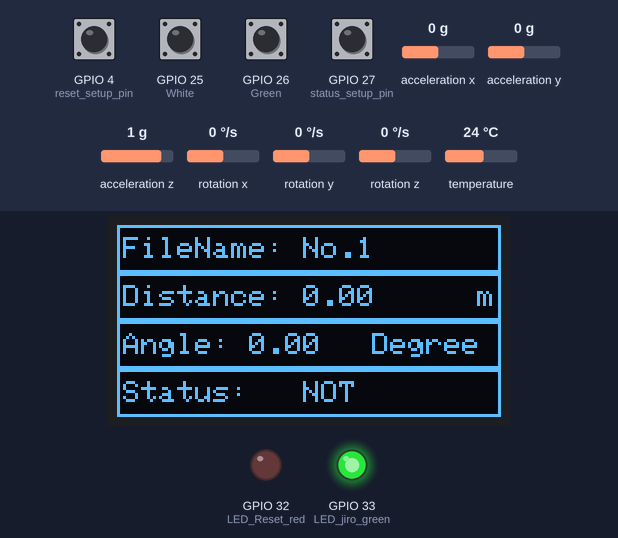
This sketch was run on a simulated ESP32. On the bench: 128×64 one-colour display, output pins drawn as LEDs (lit = HIGH). Inputs (shaded band) come from the test bench; at power-on: GPIO 4 (reset_setup_pin), GPIO 25 (White), GPIO 26 (Green), GPIO 27 (status_setup_pin) HIGH, acceleration x 0 g, acceleration y 0 g, acceleration z 1 g, rotation y 0 °/s, rotation x 0 °/s, rotation z 0 °/s, temperature 24 °C. Nothing arrives over Bluetooth unless stated; what the sketch prints to the serial monitor is not drawn.

Above: at 1.2 s.
1.3 s: acceleration x set to -1.4 g
At 1.6 s:
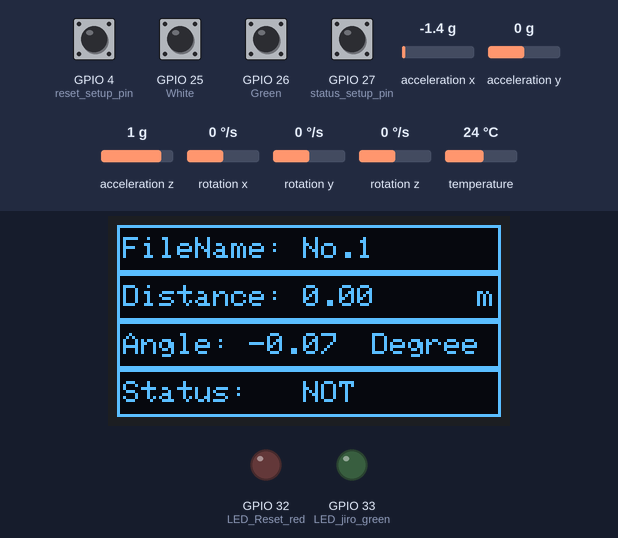
3.2 s: GPIO 4 (reset_setup_pin) pulled LOW for 0.15 s
At 3.56 s:
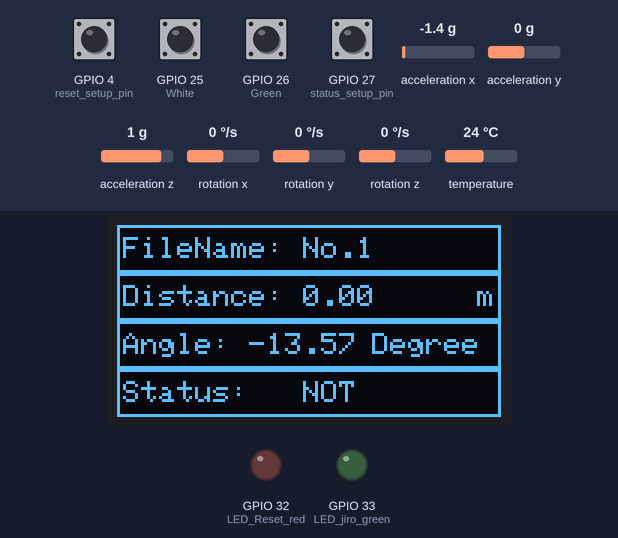
3.9 s: acceleration y set to -1.4 g
At 4.22 s:
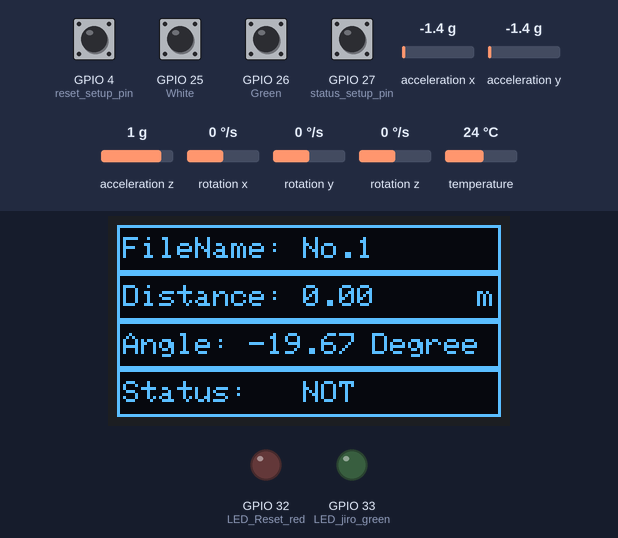
5.6 s: acceleration z set to 0 g
At 7.75 s:
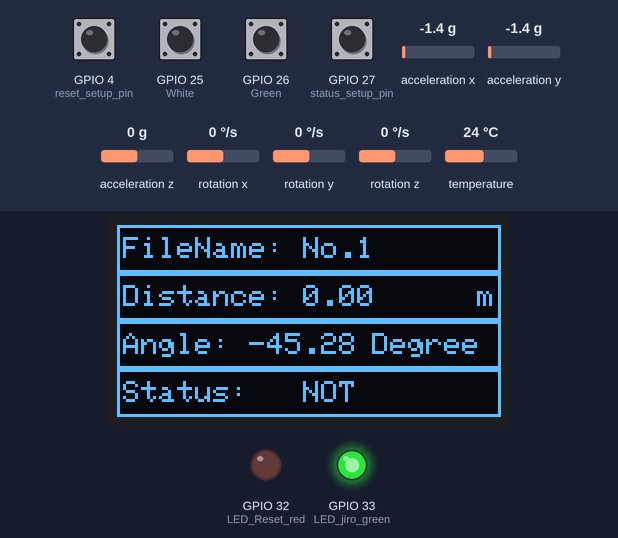
8.6 s: GPIO 4 (reset_setup_pin) pulled LOW for 1 s
At 10.05 s:
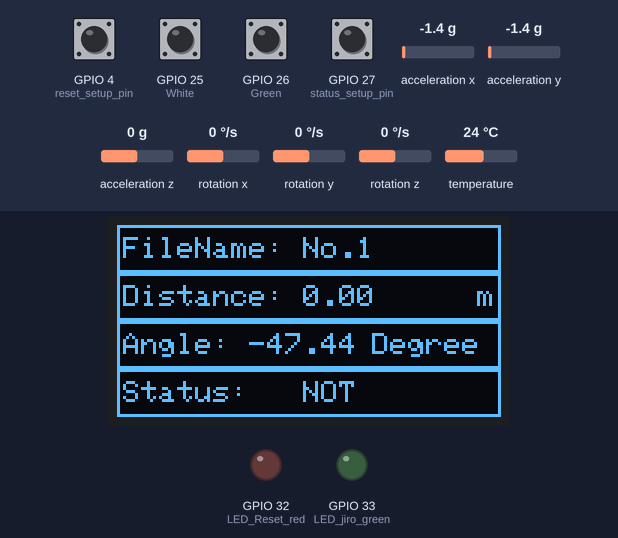
10.2 s: rotation y set to -192 °/s
At 10.26 s:
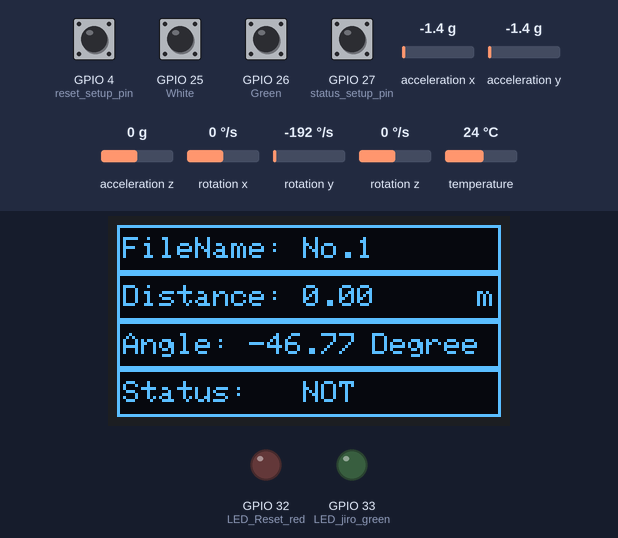
Timing chart, 0 to 12.9 s (numbered marks = the images above; inputs shaded):
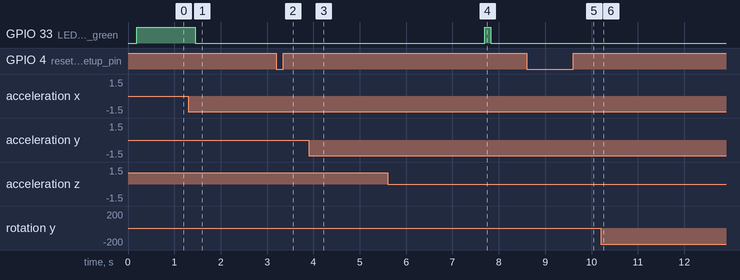

The sketch:

ver1_2_Main_Project.ino
```cpp
//OLED
#include <SPI.h>
#include <Adafruit_GFX.h>
#include <Adafruit_SSD1306.h>

//MPU6050 with Kalman Filter
#include <Wire.h>
#include <Kalman.h>
#include <MPU6050.h>
#define RESTRICT_PITCH  // Comment out to restrict roll to ±90deg instead

//bluetooth
#include "BluetoothSerial.h"

#define SCREEN_WIDTH 128  // OLED display width, in pixels
#define SCREEN_HEIGHT 64  // OLED display height, in pixels

// Declaration for SSD1306 display connected using software SPI (default case):
#define OLED_CLK 18
#define OLED_MOSI 23
#define OLED_RESET 16
#define OLED_DC 17
#define OLED_CS 5

volatile signed int temp, counter = 0;  //ตัวแปล Encoder function
const float pi = 3.141592;              //pi
volatile bool status = false;           //กำหนดสถานะเริ่มต้น statup defalse = false
volatile bool reset = false;            //กำหนดสถานะเริ่มต้น reset defalse = false
volatile bool button_status = true;     //status setup function defalse = true
volatile bool button_reset = true;      //reset setup function defalse = true

//ตัวแปลส่งค่า sd card
volatile int SD_No = 1;
volatile float SD_Distance;
volatile float SD_Angle;
volatile float Old_Distance = -9999.00;  //ส่งออกค่าแบบไม่ซ้ำ

//ตัวแปร mpu6050
double accX, accY, accZ;
double gyroX, gyroY, gyroZ;
int16_t tempRaw;
uint32_t timer;
double gyroXangle, gyroYangle;  // Angle calculate using the gyro only
double compAngleX, compAngleY;  // Calculated angle using a complementary filter
double kalAngleX, kalAngleY;    // Calculated angle using a Kalman filter

//function หาค่าเฉลี่ย
const int numReadings = 50;  // จำนวนการอ่านค่าเพื่อหาค่าเฉลี่ย
float readings[numReadings];  // อาร์เรย์สำหรับเก็บค่าที่อ่านได้
int readIndex = 0;            // ดัชนีสำหรับการอ่านค่า
float total = 0;              // ผลรวมของค่าที่อ่านได้
float average = 0;            // ค่าเฉลี่ย
float kalAngleY_average;

// สร้างออบเจ็กต์ OLED
Adafruit_SSD1306 display(SCREEN_WIDTH, SCREEN_HEIGHT, OLED_MOSI, OLED_CLK, OLED_DC, OLED_RESET, OLED_CS);  //OlED

// สร้าง object mpu6050 and Kalman Filter
MPU6050 mpu;
Kalman kalmanX;
Kalman kalmanY;

// สร้างออบเจ็กต์ BluetoothSerial
BluetoothSerial SerialBT;

void setup() {
  Serial.begin(115200);

  display.begin(SSD1306_SWITCHCAPVCC);
  display.clearDisplay();
  display.display();
  display.setTextSize(1);              //ขนาดตัวอักษร
  display.setTextColor(WHITE, BLACK);  //สีจอแสดงผล

  pinMode(27, INPUT_PULLUP);  //status setup pin
  pinMode(4, INPUT_PULLUP);   //reset setup pin
  pinMode( 32, OUTPUT);       //LED Reset red
  pinMode( 33, OUTPUT);       //LED jiro green
  D_print_NOT();              //status setup pin
  encoder_setup();            //Rotary Encoder Setup Function

  // เริ่มต้นการเชื่อมต่อ Bluetooth
  SerialBT.begin("Path survey tool Ver 1.0");  // ชื่อที่จะแสดงเมื่อค้นหาอุปกรณ์

  //Setup MPU6050
  MPU6050_Setup();

  //setup function หาค่าเฉลี่ย
  for (int i = 0; i < numReadings; i++) {
    readings[i] = 0;  // กำหนดค่าเริ่มต้นให้กับอาร์เรย์
  }
}

void loop() {
  float KalmanY_angle = MPU6050_Loop();
  drawrect();
  D_print_name(String(SD_No));
  D_print_distance(encoder_value());
  D_print_angle(KalmanY_angle);
  status_function();
  reset_function();
  reset_SD_No();
  Send_New_Value();
  BT_Send_Average();
  kalAngleY_average = calculateAverage(KalmanY_angle);
  //Serial.println(SD_Name, " ", SD_Distance, " ",SD_Angle);
  if (reset == true) {
    BT_Send(true);
    digitalWrite(32, LOW);
    D_print_NOT();
  }

  delay(2);
}
//สร้างกรอบ
void drawrect() {
  display.drawRect(0, 0, 128, 16, SSD1306_WHITE);
  display.drawRect(0, 16, 128, 16, SSD1306_WHITE);
  display.drawRect(0, 32, 128, 16, SSD1306_WHITE);
  display.drawRect(0, 48, 128, 16, SSD1306_WHITE);
  display.display();
}
//แสดงผลชื่อไฟล์
void D_print_name(String Name) {
  display.setCursor(2, 4);
  display.print("FileName: ");
  display.print("No." + Name);
  display.display();
}
//แสดงระยะทาง
void D_print_distance(float encoder_rotation) {
  display.setCursor(2, 20);
  display.print("Distance: ");
  const float R = 0.05013380707395;  //รัสมีล้อ m.
  float distance = (encoder_rotation / 720) * (2 * pi * R);
  SD_Distance = distance;   //ส่งค่า SD card m.
  display.print(distance);  //R = รัสมีล้อ
  display.print(" ");
  display.setCursor(120, 20);
  display.print("m");
  display.display();
}
//แสดงมุม
void D_print_angle(float angle) {
  display.setCursor(2, 36);
  display.print("Angle: ");
  SD_Angle = angle;  //ส่งค่า SD Card
  display.print(kalAngleY_average);
  display.print("    ");
  display.setCursor(85, 36);
  display.print("Degree");
  display.display();
}
//แสดงสถานะ(เริ่มทำงาน)
void D_print_OK() {
  display.setCursor(2, 52);
  display.print("Status: ---OK---");
  display.display();
}
//แสดงสถานะ(หยุดทำงาน)
void D_print_NOT() {
  display.setCursor(2, 52);
  display.print("Status:   NOT   ");
  display.display();
}

//Rotary Encoder Function
void encoder_setup() {        //setup pin encoder
  pinMode(26, INPUT_PULLUP);  //Green
  pinMode(25, INPUT_PULLUP);  //White
  attachInterrupt(26, A_Counter, RISING);
  attachInterrupt(25, B_Counter, RISING);
}

signed int encoder_value() {  //ส่งออกค่า encoder ไม่ให้ส่งค่าซ้ำ
  if (status == false) {
    counter = 0;
    Old_Distance = -9999.00;
  }
  if (counter != temp) {
    return counter;
    temp = counter;
  }
}

void A_Counter() {  //นับสัญญาน A
  if (status == true) {
    if (digitalRead(25) == LOW) {  //25
      counter++;
    } else {
      counter--;
    }
  }
}

void B_Counter() {  //นับสัญญาน B
  if (status == true) {
    if (digitalRead(26) == LOW) {  //26
      counter--;
    } else {
      counter++;
    }
  }
}

void status_function() {  //รับค่าจากปุ่มกด startus
  if (digitalRead(27) == LOW & button_status == true) {
    if (status == false) {
      status = true;
    } else {
      status = false;
    }
    button_status = false;
  }
  if (digitalRead(27) == HIGH) {
    button_status = true;
  }
}

void reset_function() {  //รับค่าจากปุ่มกด reset
  if (digitalRead(4) == LOW & button_reset == true) {
    reset = true;
  }
  if (digitalRead(4) == LOW & button_reset == false) {
    reset = false;
  }
  button_reset = false;
  if (digitalRead(4) == HIGH) {
    button_reset = true;
  }
}

void reset_SD_No() {  //เปลี่ยนชื่อ SD No.xx
  if (status == false & SD_Distance != 0.00) {
    SD_No++;
  }
}
void Send_New_Value() {                      // ส่งข้อมูลค่าที่ไม่ซ้ำอกก BT
  if (SD_Distance - Old_Distance >= 5) {  //ทำงานทุก 5 m.
    if (SD_Distance != 0){
      digitalWrite(32, HIGH);
      D_print_OK();
      }
    Old_Distance = SD_Distance;
  }
}
void BT_Send(bool BT_ON_OFF) {  //ส่งค่าออก BT
  if (BT_ON_OFF == true) {
    SerialBT.print(",");
    SerialBT.print("No.");
    SerialBT.print(SD_No);
    SerialBT.print(",");
    SerialBT.print(SD_Distance);
    SerialBT.print(",");
    SerialBT.println(kalAngleY_average);
  }
}
//ส่งค่าที่ใกล้เคียงกับ average
 void BT_Send_Average() {
   if (abs(kalAngleY - kalAngleY_average) <= 0.15) {
     digitalWrite(33, HIGH);
   } else {
     digitalWrite(33, LOW);
   }
}
void MPU6050_Setup() {  //MPU6050 Setup Function
  Wire.begin();
  mpu.initialize();

  if (!mpu.testConnection()) {
    Serial.println("MPU6050 connection failed");
    while (1)
      ;
  }
#if 0  //เป็น 1 Auto Calibrate ทำงาน, เป็น 0 Calibrate ด้วยตนเองทำงาน
  // คาลิเบรตไจโรสโคปและแอคเซลเลอโรมิเตอร์
  mpu.CalibrateGyro(10);
  mpu.CalibrateAccel(10);
#else
  // กำหนดค่าการคาลิเบรตด้วยตนเอง
  mpu.setXAccelOffset(-286);  // กำหนดค่า offset ของแกน X ของ accelerometer
  mpu.setYAccelOffset(-450);  // กำหนดค่า offset ของแกน Y ของ accelerometer
  mpu.setZAccelOffset(839);   // กำหนดค่า offset ของแกน Z ของ accelerometer1
  mpu.setXGyroOffset(112);    // กำหนดค่า offset ของแกน X ของ gyroscope
  mpu.setYGyroOffset(-45);    // กำหนดค่า offset ของแกน Y ของ gyroscope
  mpu.setZGyroOffset(14);     // กำหนดค่า offset ของแกน Z ของ gyroscope
#endif

  // ตั้งค่าพารามิเตอร์ Kalman Filter
  const float Q_angle = 0.05;  //ควรต่ำลง
  const float Q_gyro = 0.05;   //ควรต่ำลง
  const float R_angle = 1;     //ควรสูงขึ้น

  kalmanX.setQangle(Q_angle);    // Q_angle
  kalmanX.setQbias(Q_gyro);      // Q_gyro
  kalmanX.setRmeasure(R_angle);  // R_angle

  kalmanY.setQangle(Q_angle);    // Q_angle
  kalmanY.setQbias(Q_gyro);      // Q_gyro
  kalmanY.setRmeasure(R_angle);  // R_angle

  accX = mpu.getAccelerationX();
  accY = mpu.getAccelerationY();
  accZ = mpu.getAccelerationZ();

#ifdef RESTRICT_PITCH  // Eq. 25 and 26
  double roll = atan2(accY, accZ) * RAD_TO_DEG;
  double pitch = atan(accX / sqrt(accY * accY + accZ * accZ)) * RAD_TO_DEG;
#else  // Eq. 28 and 29
  double roll = atan(accY / sqrt(accX * accX + accZ * accZ)) * RAD_TO_DEG;
  double pitch = atan2(accX, accZ) * RAD_TO_DEG;
#endif

  kalmanX.setAngle(roll);  // Set starting angle
  kalmanY.setAngle(pitch);
  gyroXangle = roll;
  gyroYangle = pitch;
  compAngleX = roll;
  compAngleY = pitch;

  timer = micros();
}

float MPU6050_Loop() {  //MPU6050 Loop Function
  accX = mpu.getAccelerationX();
  accY = mpu.getAccelerationY();
  accZ = mpu.getAccelerationZ();
  gyroX = mpu.getRotationX();
  gyroY = mpu.getRotationY();
  gyroZ = mpu.getRotationZ();
  tempRaw = mpu.getTemperature();

  double dt = (double)(micros() - timer) / 1000000;  // Calculate delta time
  timer = micros();

#ifdef RESTRICT_PITCH  // Eq. 25 and 26
  double roll = atan2(accY, accZ) * RAD_TO_DEG;
  double pitch = atan(accX / sqrt(accY * accY + accZ * accZ)) * RAD_TO_DEG;
#else  // Eq. 28 and 29
  double roll = atan(accY / sqrt(accX * accX + accZ * accZ)) * RAD_TO_DEG;
  double pitch = atan2(accX, accZ) * RAD_TO_DEG;
#endif

  double gyroXrate = gyroX / 131.0;  // Convert to deg/s
  double gyroYrate = gyroY / 131.0;  // Convert to deg/s

#ifdef RESTRICT_PITCH
  // This fixes the transition problem when the accelerometer angle jumps between -180 and 180 degrees
  if ((roll < -90 && kalAngleX > 90) || (roll > 90 && kalAngleX < -90)) {
    kalmanX.setAngle(roll);
    compAngleX = roll;
    kalAngleX = roll;
    gyroXangle = roll;
  } else
    kalAngleX = kalmanX.getAngle(roll, gyroXrate, dt);  // Calculate the angle using a Kalman filter

  if (abs(kalAngleX) > 90)
    gyroYrate = -gyroYrate;  // Invert rate, so it fits the restriced accelerometer reading
  kalAngleY = kalmanY.getAngle(pitch, gyroYrate, dt);
#else
  // This fixes the transition problem when the accelerometer angle jumps between -180 and 180 degrees
  if ((pitch < -90 && kalAngleY > 90) || (pitch > 90 && kalAngleY < -90)) {
    kalmanY.setAngle(pitch);
    compAngleY = pitch;
    kalAngleY = pitch;
    gyroYangle = pitch;
  } else
    kalAngleY = kalmanY.getAngle(pitch, gyroYrate, dt);  // Calculate the angle using a Kalman filter

  if (abs(kalAngleY) > 90)
    gyroXrate = -gyroXrate;                           // Invert rate, so it fits the restriced accelerometer reading
  kalAngleX = kalmanX.getAngle(roll, gyroXrate, dt);  // Calculate the angle using a Kalman filter
#endif

  gyroXangle += gyroXrate * dt;  // Calculate gyro angle without any filter
  gyroYangle += gyroYrate * dt;
  //gyroXangle += kalmanX.getRate() * dt; // Calculate gyro angle using the unbiased rate
  //gyroYangle += kalmanY.getRate() * dt;

  compAngleX = 0.93 * (compAngleX + gyroXrate * dt) + 0.07 * roll;  // Calculate the angle using a Complimentary filter
  compAngleY = 0.93 * (compAngleY + gyroYrate * dt) + 0.07 * pitch;

  // Reset the gyro angle when it has drifted too much
  if (gyroXangle < -180 || gyroXangle > 180)
    gyroXangle = kalAngleX;
  if (gyroYangle < -180 || gyroYangle > 180)
    gyroYangle = kalAngleY;

    /* Print Data */
#if 0  // Set to 1 to activate
  Serial.print(accX); Serial.print("\t");
  Serial.print(accY); Serial.print("\t");
  Serial.print(accZ); Serial.print("\t");

  Serial.print(gyroX); Serial.print("\t");
  Serial.print(gyroY); Serial.print("\t");
  Serial.print(gyroZ); Serial.print("\t");

  Serial.print("\t");
#endif

#if 1
  //Serial.print(roll); Serial.print("\t");
  //Serial.print(gyroXangle); Serial.print("\t");
  //Serial.print(compAngleX); Serial.print("\t");
  Serial.print(kalAngleX);
  Serial.print("\t");

  Serial.print("\t");

  //Serial.print(pitch); Serial.print("\t");
  //Serial.print(gyroYangle); Serial.print("\t");
  //Serial.print(compAngleY); Serial.print("\t");
  Serial.print(kalAngleY);
  Serial.print("\t");
  Serial.print(2);
  Serial.print("\t");
  Serial.print(-2);
  Serial.print("\r\n");
  //SerialBT.print(",");
  //SerialBT.print(kalAngleX);
  //SerialBT.print(",");
  //erialBT.println(kalAngleY);
#endif

#if 0  // Set to 1 to print the temperature
    Serial.print("\t");

    double temperature = (double)tempRaw / 340.0 + 36.53;
    Serial.print(temperature); Serial.print("\t");
#endif

#if 0
    Serial.print(accX);Serial.print("\t");Serial.print(accY);Serial.print("\t");Serial.print(accZ);Serial.print("\t\t");
    Serial.print(gyroX);Serial.print("\t");Serial.print(gyroY);Serial.print("\t");Serial.println(gyroZ);
#endif
  return kalAngleY;
}

//function หาค่าเฉลี่ย
float calculateAverage(float newValue) {
  total = total - readings[readIndex];  // ลบค่าที่เก่าออกจากผลรวม
  readings[readIndex] = newValue;       // เก็บค่าที่อ่านได้ใหม่ในอาร์เรย์
  total = total + readings[readIndex];  // เพิ่มค่าที่อ่านได้ใหม่ในผลรวม
  readIndex = readIndex + 1;            // เพิ่มดัชนีการอ่านค่า

  if (readIndex >= numReadings) {
    readIndex = 0;  // ถ้าดัชนีเกินจำนวนการอ่านค่า ให้เริ่มต้นใหม่
  }

  return total / numReadings;  // คำนวณและคืนค่าค่าเฉลี่ย
}
```

Measured:
- after the input at 1.3 s, GPIO 33 (LED_jiro_green): HIGH → LOW after 0.15 s; the display: changes after 0.25 s (image 1)
- after the input at 3.2 s, the display: first differs from a run without the input after 0.30 s (image 2)
- after the input at 5.6 s, GPIO 33 (LED_jiro_green): LOW → HIGH after 2.1 s, → LOW 0.13 s later
- after the input at 10.2 s, GPIO 33 (LED_jiro_green): stays LOW (without the input it goes to HIGH after 0.96 s)
